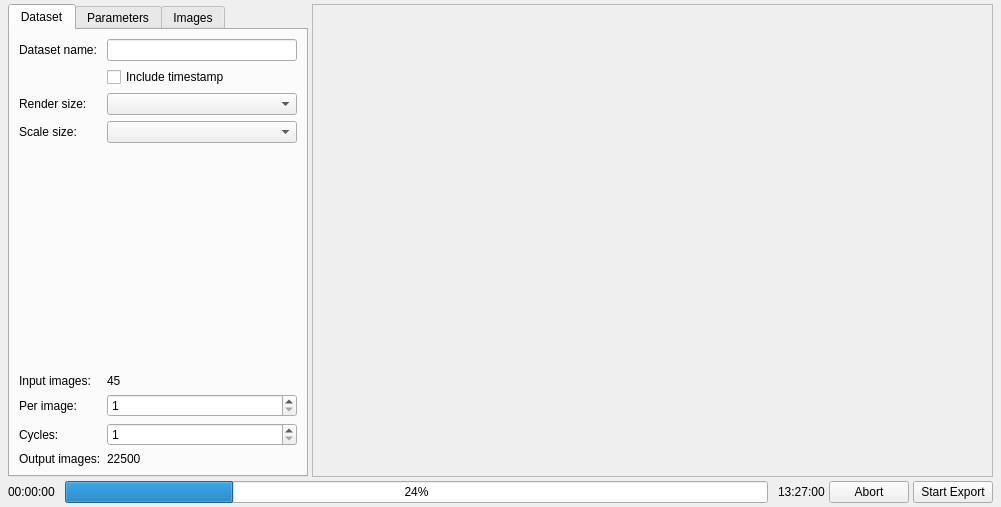
<?xml version="1.0" encoding="UTF-8"?>
<ui version="4.0">
 <class>ExportDatasetDialog</class>
 <widget class="QDialog" name="ExportDatasetDialog">
  <property name="geometry">
   <rect>
    <x>0</x>
    <y>0</y>
    <width>1001</width>
    <height>507</height>
   </rect>
  </property>
  <property name="windowTitle">
   <string>Dialog</string>
  </property>
  <layout class="QGridLayout" name="gridLayout">
   <property name="leftMargin">
    <number>8</number>
   </property>
   <property name="topMargin">
    <number>4</number>
   </property>
   <property name="rightMargin">
    <number>8</number>
   </property>
   <property name="bottomMargin">
    <number>4</number>
   </property>
   <property name="spacing">
    <number>4</number>
   </property>
   <item row="0" column="0">
    <layout class="QHBoxLayout" name="layoutTop">
     <item>
      <widget class="QTabWidget" name="tabWidget">
       <property name="maximumSize">
        <size>
         <width>300</width>
         <height>16777215</height>
        </size>
       </property>
       <property name="currentIndex">
        <number>0</number>
       </property>
       <widget class="QWidget" name="tabDataset">
        <attribute name="title">
         <string>Dataset</string>
        </attribute>
        <layout class="QFormLayout" name="formLayout">
         <item row="0" column="0">
          <widget class="QLabel" name="label_3">
           <property name="text">
            <string>Dataset name:</string>
           </property>
          </widget>
         </item>
         <item row="0" column="1">
          <widget class="QLineEdit" name="editName"/>
         </item>
         <item row="1" column="1">
          <widget class="QCheckBox" name="checkTimestamp">
           <property name="text">
            <string>Include timestamp</string>
           </property>
          </widget>
         </item>
         <item row="2" column="0">
          <widget class="QLabel" name="label">
           <property name="text">
            <string>Render size:</string>
           </property>
          </widget>
         </item>
         <item row="2" column="1">
          <widget class="QComboBox" name="comboRender">
           <property name="editable">
            <bool>false</bool>
           </property>
           <property name="currentText">
            <string/>
           </property>
          </widget>
         </item>
         <item row="3" column="0">
          <widget class="QLabel" name="label_2">
           <property name="text">
            <string>Scale size:</string>
           </property>
          </widget>
         </item>
         <item row="3" column="1">
          <widget class="QComboBox" name="comboScale"/>
         </item>
         <item row="4" column="0">
          <spacer name="verticalSpacer">
           <property name="orientation">
            <enum>Qt::Vertical</enum>
           </property>
           <property name="sizeHint" stdset="0">
            <size>
             <width>20</width>
             <height>40</height>
            </size>
           </property>
          </spacer>
         </item>
         <item row="4" column="1">
          <spacer name="verticalSpacer_2">
           <property name="orientation">
            <enum>Qt::Vertical</enum>
           </property>
           <property name="sizeHint" stdset="0">
            <size>
             <width>20</width>
             <height>40</height>
            </size>
           </property>
          </spacer>
         </item>
         <item row="5" column="0">
          <widget class="QLabel" name="labelInput">
           <property name="text">
            <string>Input images:</string>
           </property>
          </widget>
         </item>
         <item row="5" column="1">
          <widget class="QLabel" name="labelInputValue">
           <property name="text">
            <string>45</string>
           </property>
          </widget>
         </item>
         <item row="6" column="0">
          <widget class="QLabel" name="labelPer">
           <property name="text">
            <string>Per image:</string>
           </property>
          </widget>
         </item>
         <item row="7" column="0">
          <widget class="QLabel" name="labelCycles">
           <property name="text">
            <string>Cycles:</string>
           </property>
          </widget>
         </item>
         <item row="8" column="0">
          <widget class="QLabel" name="labelOutput">
           <property name="text">
            <string>Output images:</string>
           </property>
          </widget>
         </item>
         <item row="8" column="1">
          <widget class="QLabel" name="labelOutputValue">
           <property name="text">
            <string>22500</string>
           </property>
          </widget>
         </item>
         <item row="6" column="1">
          <widget class="QSpinBox" name="spinPerImage">
           <property name="minimum">
            <number>1</number>
           </property>
           <property name="maximum">
            <number>99999</number>
           </property>
          </widget>
         </item>
         <item row="7" column="1">
          <widget class="QSpinBox" name="spinCycles">
           <property name="minimum">
            <number>1</number>
           </property>
           <property name="maximum">
            <number>99999</number>
           </property>
          </widget>
         </item>
        </layout>
       </widget>
       <widget class="QWidget" name="tabParameters">
        <attribute name="title">
         <string>Parameters</string>
        </attribute>
        <layout class="QFormLayout" name="formLayout_2">
         <item row="0" column="0">
          <widget class="QLabel" name="labelPan">
           <property name="text">
            <string>Pan:</string>
           </property>
          </widget>
         </item>
         <item row="0" column="1">
          <layout class="QHBoxLayout" name="hlPan">
           <item>
            <widget class="QLineEdit" name="editPanLow">
             <property name="text">
              <string>-10</string>
             </property>
            </widget>
           </item>
           <item>
            <widget class="QLineEdit" name="editPanHigh">
             <property name="text">
              <string>-10</string>
             </property>
            </widget>
           </item>
          </layout>
         </item>
         <item row="1" column="0">
          <widget class="QLabel" name="labelTilt">
           <property name="text">
            <string>Tilt:</string>
           </property>
          </widget>
         </item>
         <item row="1" column="1">
          <layout class="QHBoxLayout" name="hlTilt">
           <item>
            <widget class="QLineEdit" name="editTiltLow">
             <property name="text">
              <string>-10</string>
             </property>
            </widget>
           </item>
           <item>
            <widget class="QLineEdit" name="editTiltHigh">
             <property name="text">
              <string>-10</string>
             </property>
            </widget>
           </item>
          </layout>
         </item>
         <item row="2" column="0">
          <widget class="QLabel" name="labelRoll">
           <property name="text">
            <string>Roll:</string>
           </property>
          </widget>
         </item>
         <item row="2" column="1">
          <layout class="QHBoxLayout" name="hlRoll">
           <item>
            <widget class="QLineEdit" name="editRollLow">
             <property name="text">
              <string>-10</string>
             </property>
            </widget>
           </item>
           <item>
            <widget class="QLineEdit" name="editRollHigh">
             <property name="text">
              <string>-10</string>
             </property>
            </widget>
           </item>
          </layout>
         </item>
         <item row="3" column="0">
          <widget class="QLabel" name="labelFOV">
           <property name="text">
            <string>Field of view:</string>
           </property>
          </widget>
         </item>
         <item row="3" column="1">
          <layout class="QHBoxLayout" name="hlFOV">
           <item>
            <widget class="QLineEdit" name="editFOVLow">
             <property name="text">
              <string>-10</string>
             </property>
            </widget>
           </item>
           <item>
            <widget class="QLineEdit" name="editFOVHigh">
             <property name="text">
              <string>-10</string>
             </property>
            </widget>
           </item>
          </layout>
         </item>
         <item row="4" column="1">
          <spacer name="verticalSpacer_4">
           <property name="orientation">
            <enum>Qt::Vertical</enum>
           </property>
           <property name="sizeType">
            <enum>QSizePolicy::Fixed</enum>
           </property>
           <property name="sizeHint" stdset="0">
            <size>
             <width>20</width>
             <height>32</height>
            </size>
           </property>
          </spacer>
         </item>
         <item row="5" column="0">
          <widget class="QLabel" name="label_4">
           <property name="text">
            <string/>
           </property>
          </widget>
         </item>
         <item row="5" column="1">
          <widget class="QCheckBox" name="checkDistortion">
           <property name="text">
            <string>Apply lens distortion</string>
           </property>
          </widget>
         </item>
         <item row="6" column="0">
          <widget class="QLabel" name="label_5">
           <property name="text">
            <string>K1:</string>
           </property>
          </widget>
         </item>
         <item row="6" column="1">
          <layout class="QHBoxLayout" name="hlK1">
           <item>
            <widget class="QLineEdit" name="editK1Low">
             <property name="text">
              <string>-10</string>
             </property>
            </widget>
           </item>
           <item>
            <widget class="QLineEdit" name="editK1High">
             <property name="text">
              <string>-10</string>
             </property>
            </widget>
           </item>
          </layout>
         </item>
         <item row="7" column="0">
          <widget class="QLabel" name="label_6">
           <property name="text">
            <string>Noise of K2:</string>
           </property>
          </widget>
         </item>
         <item row="7" column="1">
          <layout class="QHBoxLayout" name="hlK2Noise">
           <item>
            <widget class="QLineEdit" name="editK2NosieVar">
             <property name="text">
              <string>-10</string>
             </property>
            </widget>
           </item>
          </layout>
         </item>
         <item row="4" column="0">
          <spacer name="verticalSpacer_3">
           <property name="orientation">
            <enum>Qt::Vertical</enum>
           </property>
           <property name="sizeType">
            <enum>QSizePolicy::Fixed</enum>
           </property>
           <property name="sizeHint" stdset="0">
            <size>
             <width>20</width>
             <height>32</height>
            </size>
           </property>
          </spacer>
         </item>
         <item row="9" column="1">
          <widget class="QCheckBox" name="checkLabels">
           <property name="text">
            <string>Render label images</string>
           </property>
          </widget>
         </item>
         <item row="8" column="1">
          <spacer name="verticalSpacer_6">
           <property name="orientation">
            <enum>Qt::Vertical</enum>
           </property>
           <property name="sizeType">
            <enum>QSizePolicy::Fixed</enum>
           </property>
           <property name="sizeHint" stdset="0">
            <size>
             <width>20</width>
             <height>32</height>
            </size>
           </property>
          </spacer>
         </item>
         <item row="8" column="0">
          <spacer name="verticalSpacer_5">
           <property name="orientation">
            <enum>Qt::Vertical</enum>
           </property>
           <property name="sizeType">
            <enum>QSizePolicy::Fixed</enum>
           </property>
           <property name="sizeHint" stdset="0">
            <size>
             <width>20</width>
             <height>32</height>
            </size>
           </property>
          </spacer>
         </item>
         <item row="10" column="1">
          <widget class="QCheckBox" name="checkColorAdjust">
           <property name="text">
            <string>Adjust colors</string>
           </property>
          </widget>
         </item>
        </layout>
       </widget>
       <widget class="QWidget" name="tabImages">
        <attribute name="title">
         <string>Images</string>
        </attribute>
        <layout class="QVBoxLayout" name="verticalLayout">
         <item>
          <layout class="QHBoxLayout" name="layoutSelection">
           <item>
            <widget class="QPushButton" name="buttonAll">
             <property name="text">
              <string>All</string>
             </property>
            </widget>
           </item>
           <item>
            <widget class="QPushButton" name="buttonNone">
             <property name="text">
              <string>None</string>
             </property>
            </widget>
           </item>
           <item>
            <spacer name="horizontalSpacer">
             <property name="orientation">
              <enum>Qt::Horizontal</enum>
             </property>
             <property name="sizeHint" stdset="0">
              <size>
               <width>40</width>
               <height>20</height>
              </size>
             </property>
            </spacer>
           </item>
          </layout>
         </item>
         <item>
          <widget class="QListView" name="listImages"/>
         </item>
        </layout>
       </widget>
      </widget>
     </item>
     <item>
      <widget class="QFrame" name="frame">
       <property name="frameShape">
        <enum>QFrame::StyledPanel</enum>
       </property>
       <property name="frameShadow">
        <enum>QFrame::Raised</enum>
       </property>
      </widget>
     </item>
    </layout>
   </item>
   <item row="1" column="0">
    <layout class="QHBoxLayout" name="layoutBottom">
     <item>
      <layout class="QHBoxLayout" name="layoutProgress">
       <property name="spacing">
        <number>10</number>
       </property>
       <item>
        <widget class="QLabel" name="labelElapsed">
         <property name="text">
          <string>00:00:00</string>
         </property>
        </widget>
       </item>
       <item>
        <widget class="QProgressBar" name="progressBar">
         <property name="value">
          <number>24</number>
         </property>
        </widget>
       </item>
       <item>
        <widget class="QLabel" name="labelRemaining">
         <property name="text">
          <string>13:27:00</string>
         </property>
        </widget>
       </item>
      </layout>
     </item>
     <item>
      <layout class="QHBoxLayout" name="horizontalLayout">
       <item>
        <widget class="QPushButton" name="buttonAbort">
         <property name="text">
          <string>Abort</string>
         </property>
        </widget>
       </item>
       <item>
        <widget class="QPushButton" name="buttonStart">
         <property name="text">
          <string>Start Export</string>
         </property>
        </widget>
       </item>
      </layout>
     </item>
    </layout>
   </item>
  </layout>
 </widget>
 <resources/>
 <connections/>
</ui>
